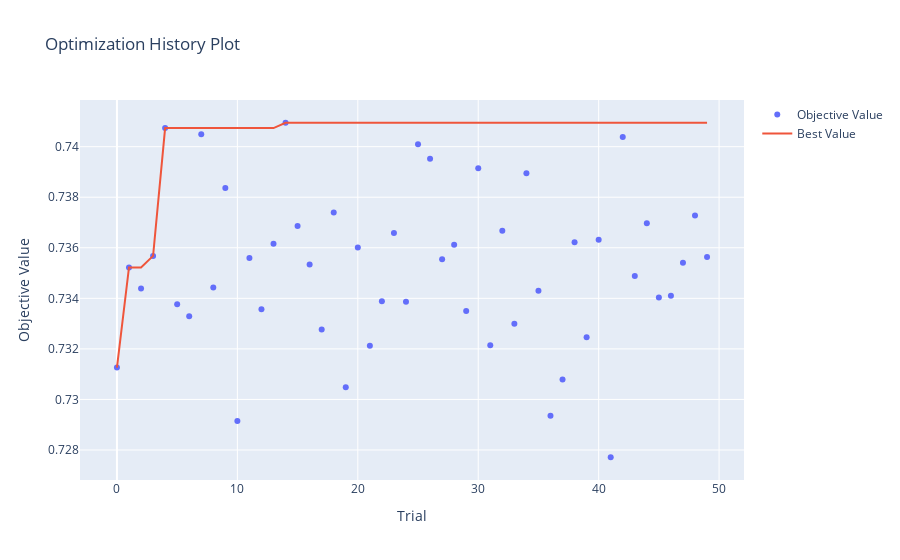
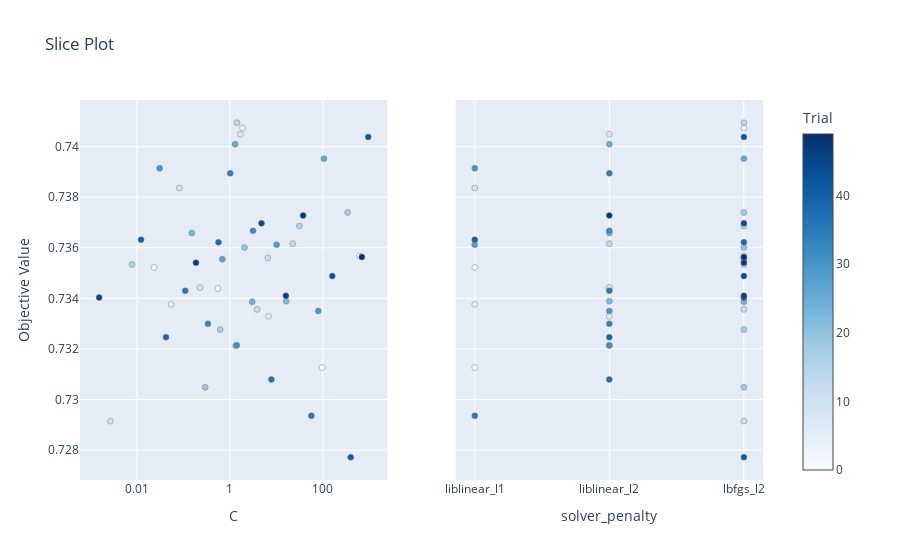
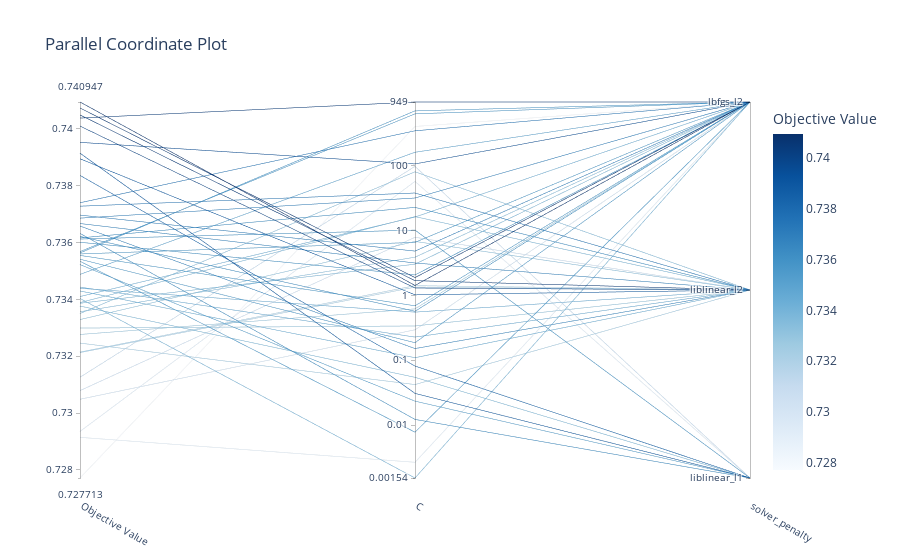
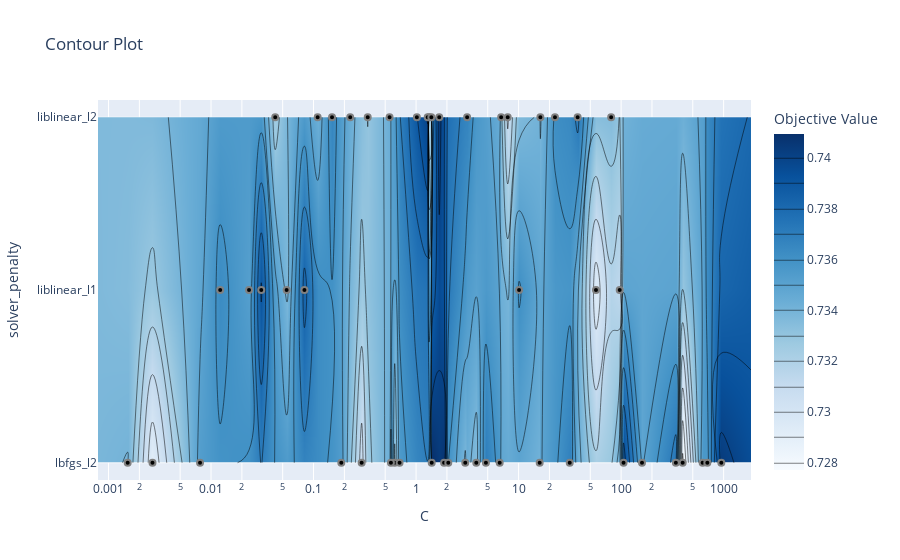

Notebook cell for these charts, in order:
### Markdown cell above
### Avaliação

### Code cell
# Exibe os melhores resultados e parâmetros para cada modelo
for model_name in best_study_per_model:
    print(f"Best F1 for {model_name}: {best_f1_per_model[model_name]}")
    print(f"Best Parameters for {model_name}: {best_params_per_model[model_name]}")

    print(f"Plots for model: {model_name}")

    study = best_study_per_model[model_name]
    fig_opt_history = plot_optimization_history(study)
    fig_opt_history.show()

    fig_slice = plot_slice(study)
    fig_slice.show()

    fig_parallel = plot_parallel_coordinate(study)
    fig_parallel.show()

    fig_contour = plot_contour(study)
    fig_contour.show()

    fig_param_importances = plot_param_importances(study)
    fig_param_importances.show()

### Figure 1 — Plotly figure (JSON) as saved in the notebook; plotly's stock layout.template omitted (floating-point values rounded to 4 significant figures)
{"data": [{"mode": "markers", "name": "Objective Value", "type": "scatter", "x": [0, 1, 2, 3, 4, 5, 6, 7, 8, 9, 10, 11, 12, 13, 14, 15, 16, 17, 18, 19, 20, 21, 22, 23, 24, 25, 26, 27, 28, 29, 30, 31, 32, 33, 34, 35, 36, 37, 38, 39, 40, 41, 42, 43, 44, 45, 46, 47, 48, 49], "y": [0.7313, 0.7352, 0.7344, 0.7357, 0.7407, 0.7338, 0.7333, 0.7405, 0.7344, 0.7384, 0.7291, 0.7356, 0.7336, 0.7362, 0.7409, 0.7369, 0.7353, 0.7328, 0.7374, 0.7305, 0.736, 0.7321, 0.7339, 0.7366, 0.7339, 0.7401, 0.7395, 0.7355, 0.7361, 0.7335, 0.7391, 0.7321, 0.7367, 0.733, 0.7389, 0.7343, 0.7294, 0.7308, 0.7362, 0.7325, 0.7363, 0.7277, 0.7404, 0.7349, 0.737, 0.734, 0.7341, 0.7354, 0.7373, 0.7356]}, {"mode": "lines", "name": "Best Value", "type": "scatter", "x": [0, 1, 2, 3, 4, 5, 6, 7, 8, 9, 10, 11, 12, 13, 14, 15, 16, 17, 18, 19, 20, 21, 22, 23, 24, 25, 26, 27, 28, 29, 30, 31, 32, 33, 34, 35, 36, 37, 38, 39, 40, 41, 42, 43, 44, 45, 46, 47, 48, 49], "y": [0.7313, 0.7352, 0.7352, 0.7357, 0.7407, 0.7407, 0.7407, 0.7407, 0.7407, 0.7407, 0.7407, 0.7407, 0.7407, 0.7407, 0.7409, 0.7409, 0.7409, 0.7409, 0.7409, 0.7409, 0.7409, 0.7409, 0.7409, 0.7409, 0.7409, 0.7409, 0.7409, 0.7409, 0.7409, 0.7409, 0.7409, 0.7409, 0.7409, 0.7409, 0.7409, 0.7409, 0.7409, 0.7409, 0.7409, 0.7409, 0.7409, 0.7409, 0.7409, 0.7409, 0.7409, 0.7409, 0.7409, 0.7409, 0.7409, 0.7409]}, {"marker": {"color": "#cccccc"}, "mode": "markers", "name": "Infeasible Trial", "showlegend": false, "type": "scatter", "x": [], "y": []}], "layout": {"title": {"text": "Optimization History Plot"}, "xaxis": {"title": {"text": "Trial"}}, "yaxis": {"title": {"text": "Objective Value"}}}}

### Figure 2 — Plotly figure (JSON) as saved in the notebook; plotly's stock layout.template omitted (floating-point values rounded to 4 significant figures)
{"data": [{"marker": {"color": [0, 1, 2, 3, 4, 5, 6, 7, 8, 9, 10, 11, 12, 13, 14, 15, 16, 17, 18, 19, 20, 21, 22, 23, 24, 25, 26, 27, 28, 29, 30, 31, 32, 33, 34, 35, 36, 37, 38, 39, 40, 41, 42, 43, 44, 45, 46, 47, 48, 49], "colorbar": {"title": {"text": "Trial"}, "x": 1, "xpad": 40}, "colorscale": [[0, "rgb(247,251,255)"], [0.125, "rgb(222,235,247)"], [0.25, "rgb(198,219,239)"], [0.375, "rgb(158,202,225)"], [0.5, "rgb(107,174,214)"], [0.625, "rgb(66,146,198)"], [0.75, "rgb(33,113,181)"], [0.875, "rgb(8,81,156)"], [1, "rgb(8,48,107)"]], "line": {"color": "Grey", "width": 0.5}, "showscale": true}, "mode": "markers", "name": "Feasible Trial", "showlegend": false, "type": "scatter", "x": [96.89, 0.02348, 0.5515, 623.7, 1.876, 0.05464, 6.759, 1.683, 0.2278, 0.08149, 0.002686, 6.542, 3.867, 22.63, 1.421, 31.53, 0.007815, 0.6192, 341.9, 0.2947, 2.062, 1.34, 16.31, 0.1515, 3.019, 1.298, 105.6, 0.6904, 10.11, 79.93, 0.03091, 1.409, 3.148, 0.3377, 1.018, 0.1097, 56.87, 7.834, 0.5687, 0.04229, 0.01229, 398.4, 949.2, 159.8, 4.799, 0.001539, 16.06, 0.1866, 37.66, 693.2], "xaxis": "x", "y": [0.7313, 0.7352, 0.7344, 0.7357, 0.7407, 0.7338, 0.7333, 0.7405, 0.7344, 0.7384, 0.7291, 0.7356, 0.7336, 0.7362, 0.7409, 0.7369, 0.7353, 0.7328, 0.7374, 0.7305, 0.736, 0.7321, 0.7339, 0.7366, 0.7339, 0.7401, 0.7395, 0.7355, 0.7361, 0.7335, 0.7391, 0.7321, 0.7367, 0.733, 0.7389, 0.7343, 0.7294, 0.7308, 0.7362, 0.7325, 0.7363, 0.7277, 0.7404, 0.7349, 0.737, 0.734, 0.7341, 0.7354, 0.7373, 0.7356], "yaxis": "y"}, {"marker": {"color": [0, 1, 2, 3, 4, 5, 6, 7, 8, 9, 10, 11, 12, 13, 14, 15, 16, 17, 18, 19, 20, 21, 22, 23, 24, 25, 26, 27, 28, 29, 30, 31, 32, 33, 34, 35, 36, 37, 38, 39, 40, 41, 42, 43, 44, 45, 46, 47, 48, 49], "colorbar": {"title": {"text": "Trial"}, "x": 1, "xpad": 40}, "colorscale": [[0, "rgb(247,251,255)"], [0.125, "rgb(222,235,247)"], [0.25, "rgb(198,219,239)"], [0.375, "rgb(158,202,225)"], [0.5, "rgb(107,174,214)"], [0.625, "rgb(66,146,198)"], [0.75, "rgb(33,113,181)"], [0.875, "rgb(8,81,156)"], [1, "rgb(8,48,107)"]], "line": {"color": "Grey", "width": 0.5}, "showscale": false}, "mode": "markers", "name": "Feasible Trial", "showlegend": false, "type": "scatter", "x": ["liblinear_l1", "liblinear_l1", "liblinear_l2", "lbfgs_l2", "lbfgs_l2", "liblinear_l1", "liblinear_l2", "liblinear_l2", "liblinear_l2", "liblinear_l1", "lbfgs_l2", "lbfgs_l2", "lbfgs_l2", "liblinear_l2", "lbfgs_l2", "lbfgs_l2", "lbfgs_l2", "lbfgs_l2", "lbfgs_l2", "lbfgs_l2", "lbfgs_l2", "liblinear_l2", "liblinear_l2", "liblinear_l2", "lbfgs_l2", "liblinear_l2", "lbfgs_l2", "lbfgs_l2", "liblinear_l1", "liblinear_l2", "liblinear_l1", "liblinear_l2", "liblinear_l2", "liblinear_l2", "liblinear_l2", "liblinear_l2", "liblinear_l1", "liblinear_l2", "lbfgs_l2", "liblinear_l2", "liblinear_l1", "lbfgs_l2", "lbfgs_l2", "lbfgs_l2", "lbfgs_l2", "lbfgs_l2", "lbfgs_l2", "lbfgs_l2", "liblinear_l2", "lbfgs_l2"], "xaxis": "x2", "y": [0.7313, 0.7352, 0.7344, 0.7357, 0.7407, 0.7338, 0.7333, 0.7405, 0.7344, 0.7384, 0.7291, 0.7356, 0.7336, 0.7362, 0.7409, 0.7369, 0.7353, 0.7328, 0.7374, 0.7305, 0.736, 0.7321, 0.7339, 0.7366, 0.7339, 0.7401, 0.7395, 0.7355, 0.7361, 0.7335, 0.7391, 0.7321, 0.7367, 0.733, 0.7389, 0.7343, 0.7294, 0.7308, 0.7362, 0.7325, 0.7363, 0.7277, 0.7404, 0.7349, 0.737, 0.734, 0.7341, 0.7354, 0.7373, 0.7356], "yaxis": "y2"}], "layout": {"title": {"text": "Slice Plot"}, "xaxis": {"anchor": "y", "domain": [0, 0.45], "title": {"text": "C"}, "type": "log"}, "xaxis2": {"anchor": "y2", "categoryarray": ["liblinear_l1", "liblinear_l2", "lbfgs_l2"], "categoryorder": "array", "domain": [0.55, 1], "title": {"text": "solver_penalty"}, "type": "category"}, "yaxis": {"anchor": "x", "domain": [0, 1], "title": {"text": "Objective Value"}}, "yaxis2": {"anchor": "x2", "domain": [0, 1], "matches": "y", "showticklabels": false}}}

### Figure 3 — Plotly figure (JSON) as saved in the notebook; plotly's stock layout.template omitted (floating-point values rounded to 4 significant figures)
{"data": [{"dimensions": [{"label": "Objective Value", "range": [0.7277, 0.7409], "values": [0.7313, 0.7352, 0.7344, 0.7357, 0.7407, 0.7338, 0.7333, 0.7405, 0.7344, 0.7384, 0.7291, 0.7356, 0.7336, 0.7362, 0.7409, 0.7369, 0.7353, 0.7328, 0.7374, 0.7305, 0.736, 0.7321, 0.7339, 0.7366, 0.7339, 0.7401, 0.7395, 0.7355, 0.7361, 0.7335, 0.7391, 0.7321, 0.7367, 0.733, 0.7389, 0.7343, 0.7294, 0.7308, 0.7362, 0.7325, 0.7363, 0.7277, 0.7404, 0.7349, 0.737, 0.734, 0.7341, 0.7354, 0.7373, 0.7356]}, {"label": "C", "range": [-2.813, 2.977], "ticktext": ["0.00154", "0.01", "0.1", "1", "10", "100", "949"], "tickvals": [-2.813, -2, -1, 0, 1, 2, 2.977], "values": [1.986, -1.629, -0.2584, 2.795, 0.2733, -1.263, 0.8299, 0.2261, -0.6424, -1.089, -2.571, 0.8157, 0.5873, 1.355, 0.1525, 1.499, -2.107, -0.2082, 2.534, -0.5306, 0.3142, 0.127, 1.213, -0.8196, 0.4799, 0.1132, 2.024, -0.1609, 1.005, 1.903, -1.51, 0.149, 0.498, -0.4714, 0.007863, -0.9599, 1.755, 0.894, -0.2451, -1.374, -1.91, 2.6, 2.977, 2.204, 0.6812, -2.813, 1.206, -0.7292, 1.576, 2.841]}, {"label": "solver_penalty", "range": [0, 2], "ticktext": ["liblinear_l1", "liblinear_l2", "lbfgs_l2"], "tickvals": [0, 1, 2], "values": [0, 0, 1, 2, 2, 0, 1, 1, 1, 0, 2, 2, 2, 1, 2, 2, 2, 2, 2, 2, 2, 1, 1, 1, 2, 1, 2, 2, 0, 1, 0, 1, 1, 1, 1, 1, 0, 1, 2, 1, 0, 2, 2, 2, 2, 2, 2, 2, 1, 2]}], "labelangle": 30, "labelside": "bottom", "line": {"color": [0.7313, 0.7352, 0.7344, 0.7357, 0.7407, 0.7338, 0.7333, 0.7405, 0.7344, 0.7384, 0.7291, 0.7356, 0.7336, 0.7362, 0.7409, 0.7369, 0.7353, 0.7328, 0.7374, 0.7305, 0.736, 0.7321, 0.7339, 0.7366, 0.7339, 0.7401, 0.7395, 0.7355, 0.7361, 0.7335, 0.7391, 0.7321, 0.7367, 0.733, 0.7389, 0.7343, 0.7294, 0.7308, 0.7362, 0.7325, 0.7363, 0.7277, 0.7404, 0.7349, 0.737, 0.734, 0.7341, 0.7354, 0.7373, 0.7356], "colorbar": {"title": {"text": "Objective Value"}}, "colorscale": [[0, "rgb(247,251,255)"], [0.125, "rgb(222,235,247)"], [0.25, "rgb(198,219,239)"], [0.375, "rgb(158,202,225)"], [0.5, "rgb(107,174,214)"], [0.625, "rgb(66,146,198)"], [0.75, "rgb(33,113,181)"], [0.875, "rgb(8,81,156)"], [1, "rgb(8,48,107)"]], "reversescale": false, "showscale": true}, "type": "parcoords"}], "layout": {"title": {"text": "Parallel Coordinate Plot"}}}

### Figure 4 — Plotly figure (JSON) as saved in the notebook; plotly's stock layout.template omitted (floating-point values rounded to 4 significant figures; data arrays with more than 128 entries replaced by an {"elided": "..."} marker saying what was removed)
{"data": [{"colorbar": {"title": {"text": "Objective Value"}}, "colorscale": [[0, "rgb(247,251,255)"], [0.125, "rgb(222,235,247)"], [0.25, "rgb(198,219,239)"], [0.375, "rgb(158,202,225)"], [0.5, "rgb(107,174,214)"], [0.625, "rgb(66,146,198)"], [0.75, "rgb(33,113,181)"], [0.875, "rgb(8,81,156)"], [1, "rgb(8,48,107)"]], "connectgaps": true, "contours": {"coloring": "heatmap"}, "hoverinfo": "none", "line": {"smoothing": 1.3}, "reversescale": false, "type": "contour", "x": [0.0007901, 0.001539, 0.002686, 0.007815, 0.01229, 0.02348, 0.03091, 0.04229, 0.05464, 0.08149, 0.1097, 0.1515, 0.1866, 0.2278, 0.2947, 0.3377, 0.5515, 0.5687, 0.6192, 0.6904, 1.018, 1.298, 1.34, 1.409, 1.421, 1.683, 1.876, 2.062, 3.019, 3.148, 3.867, 4.799, 6.542, 6.759, 7.834, 10.11, 16.06, 16.31, 22.63, 31.53, 37.66, 56.87, 79.93, 96.89, 105.6, 159.8, 341.9, 398.4, 623.7, 693.2, 949.2, 1849.0], "y": ["lbfgs_l2", "liblinear_l1", "liblinear_l2"], "z": {"elided": "3x52 float values"}}, {"marker": {"color": "black", "line": {"color": "Gray", "width": 2}}, "mode": "markers", "name": "Feasible Trial", "showlegend": false, "type": "scatter", "x": [96.89, 0.02348, 0.5515, 623.7, 1.876, 0.05464, 6.759, 1.683, 0.2278, 0.08149, 0.002686, 6.542, 3.867, 22.63, 1.421, 31.53, 0.007815, 0.6192, 341.9, 0.2947, 2.062, 1.34, 16.31, 0.1515, 3.019, 1.298, 105.6, 0.6904, 10.11, 79.93, 0.03091, 1.409, 3.148, 0.3377, 1.018, 0.1097, 56.87, 7.834, 0.5687, 0.04229, 0.01229, 398.4, 949.2, 159.8, 4.799, 0.001539, 16.06, 0.1866, 37.66, 693.2], "y": ["liblinear_l1", "liblinear_l1", "liblinear_l2", "lbfgs_l2", "lbfgs_l2", "liblinear_l1", "liblinear_l2", "liblinear_l2", "liblinear_l2", "liblinear_l1", "lbfgs_l2", "lbfgs_l2", "lbfgs_l2", "liblinear_l2", "lbfgs_l2", "lbfgs_l2", "lbfgs_l2", "lbfgs_l2", "lbfgs_l2", "lbfgs_l2", "lbfgs_l2", "liblinear_l2", "liblinear_l2", "liblinear_l2", "lbfgs_l2", "liblinear_l2", "lbfgs_l2", "lbfgs_l2", "liblinear_l1", "liblinear_l2", "liblinear_l1", "liblinear_l2", "liblinear_l2", "liblinear_l2", "liblinear_l2", "liblinear_l2", "liblinear_l1", "liblinear_l2", "lbfgs_l2", "liblinear_l2", "liblinear_l1", "lbfgs_l2", "lbfgs_l2", "lbfgs_l2", "lbfgs_l2", "lbfgs_l2", "lbfgs_l2", "lbfgs_l2", "liblinear_l2", "lbfgs_l2"]}, {"marker": {"color": "#cccccc", "line": {"color": "Gray", "width": 2}}, "mode": "markers", "name": "Infeasible Trial", "showlegend": false, "type": "scatter", "x": [], "y": []}], "layout": {"title": {"text": "Contour Plot"}, "xaxis": {"range": [-3.102, 3.267], "title": {"text": "C"}, "type": "log"}, "yaxis": {"range": [-0.1, 2.1], "title": {"text": "solver_penalty"}, "type": "category"}}}
